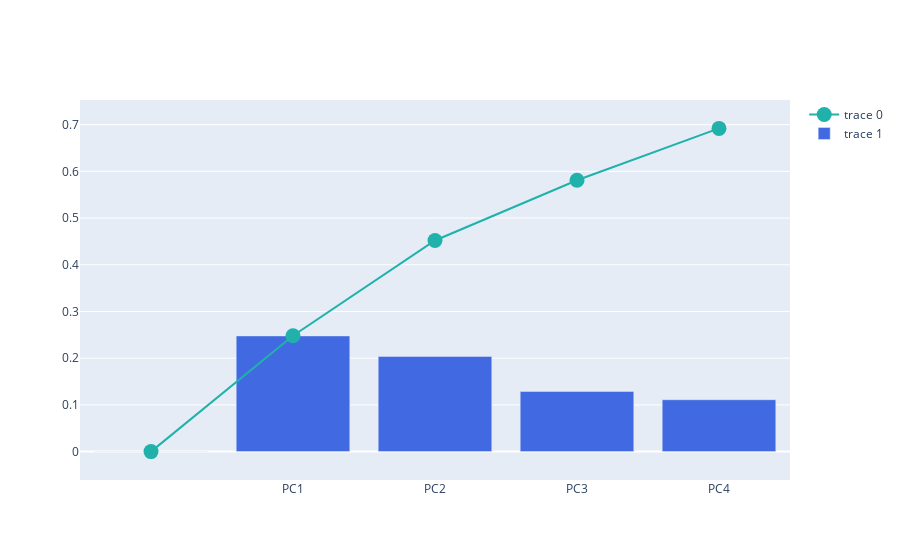

Notebook code cell kept with this figure:
### Code cell
fig = go.Figure()

fig.add_trace(go.Scatter(x=df_explained_variance['PC'],y=df_explained_variance['Cumulative Variance'],marker=dict(size=15, color="LightSeaGreen")))

fig.add_trace(go.Bar(x=df_explained_variance['PC'],y=df_explained_variance['Explained Variance'],marker=dict(color="RoyalBlue")))

fig.show()

### Figure 1 — Plotly figure (JSON) as saved in the notebook; plotly's stock layout.template omitted (floating-point values rounded to 4 significant figures)
{"data": [{"marker": {"color": "LightSeaGreen", "size": 15}, "type": "scatter", "x": ["", "PC1", "PC2", "PC3", "PC4"], "y": [0, 0.248, 0.452, 0.581, 0.692]}, {"marker": {"color": "RoyalBlue"}, "type": "bar", "x": ["", "PC1", "PC2", "PC3", "PC4"], "y": [0, 0.2477, 0.2039, 0.1289, 0.1111]}], "layout": {}}
